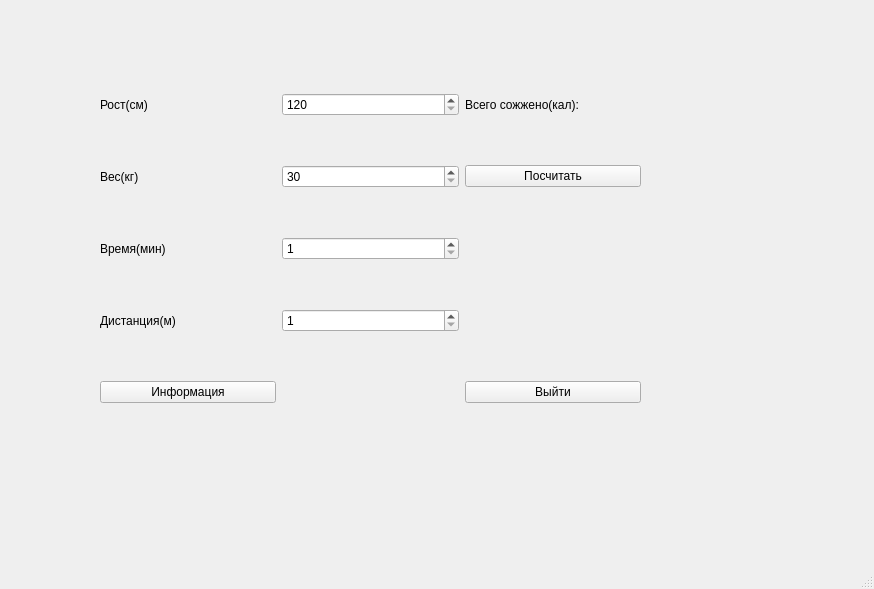
<?xml version="1.0" encoding="UTF-8"?>
<ui version="4.0">
 <class>MainWindow</class>
 <widget class="QMainWindow" name="MainWindow">
  <property name="geometry">
   <rect>
    <x>0</x>
    <y>0</y>
    <width>874</width>
    <height>589</height>
   </rect>
  </property>
  <property name="windowTitle">
   <string>MainWindow</string>
  </property>
  <widget class="QWidget" name="centralwidget">
   <widget class="QWidget" name="gridLayoutWidget">
    <property name="geometry">
     <rect>
      <x>100</x>
      <y>50</y>
      <width>541</width>
      <height>401</height>
     </rect>
    </property>
    <layout class="QGridLayout" name="gridLayout">
     <item row="0" column="1">
      <widget class="QSpinBox" name="spinBox">
       <property name="minimum">
        <number>120</number>
       </property>
       <property name="maximum">
        <number>200</number>
       </property>
      </widget>
     </item>
     <item row="1" column="0">
      <widget class="QLabel" name="label_2">
       <property name="text">
        <string>Вес(кг)</string>
       </property>
      </widget>
     </item>
     <item row="0" column="0">
      <widget class="QLabel" name="label">
       <property name="text">
        <string>Рост(см)</string>
       </property>
      </widget>
     </item>
     <item row="5" column="0">
      <widget class="QPushButton" name="pushButton_2">
       <property name="text">
        <string>Информация</string>
       </property>
      </widget>
     </item>
     <item row="2" column="0">
      <widget class="QLabel" name="label_3">
       <property name="text">
        <string>Время(мин)</string>
       </property>
      </widget>
     </item>
     <item row="3" column="0">
      <widget class="QLabel" name="label_4">
       <property name="text">
        <string>Дистанция(м)</string>
       </property>
      </widget>
     </item>
     <item row="5" column="3">
      <widget class="QPushButton" name="pushButton">
       <property name="text">
        <string>Выйти</string>
       </property>
      </widget>
     </item>
     <item row="2" column="1">
      <widget class="QSpinBox" name="spinBox_3">
       <property name="minimum">
        <number>1</number>
       </property>
       <property name="maximum">
        <number>99999999</number>
       </property>
      </widget>
     </item>
     <item row="3" column="1">
      <widget class="QSpinBox" name="spinBox_4">
       <property name="minimum">
        <number>1</number>
       </property>
       <property name="maximum">
        <number>999999999</number>
       </property>
      </widget>
     </item>
     <item row="1" column="1">
      <widget class="QSpinBox" name="spinBox_2">
       <property name="minimum">
        <number>30</number>
       </property>
       <property name="maximum">
        <number>300</number>
       </property>
      </widget>
     </item>
     <item row="1" column="3">
      <widget class="QPushButton" name="pushButton_3">
       <property name="text">
        <string>Посчитать</string>
       </property>
      </widget>
     </item>
     <item row="0" column="3">
      <widget class="QLabel" name="label_5">
       <property name="text">
        <string>Всего сожжено(кал): </string>
       </property>
      </widget>
     </item>
    </layout>
   </widget>
  </widget>
  <widget class="QMenuBar" name="menubar">
   <property name="geometry">
    <rect>
     <x>0</x>
     <y>0</y>
     <width>874</width>
     <height>25</height>
    </rect>
   </property>
  </widget>
  <widget class="QStatusBar" name="statusbar"/>
 </widget>
 <resources/>
 <connections>
  <connection>
   <sender>pushButton</sender>
   <signal>clicked()</signal>
   <receiver>MainWindow</receiver>
   <slot>close()</slot>
   <hints>
    <hint type="sourcelabel">
     <x>641</x>
     <y>422</y>
    </hint>
    <hint type="destinationlabel">
     <x>781</x>
     <y>501</y>
    </hint>
   </hints>
  </connection>
 </connections>
</ui>
